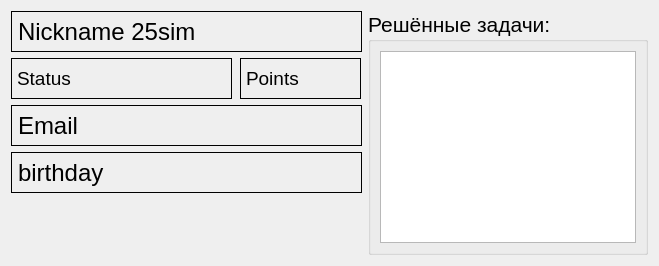
          <widget class="QWidget" name="ProfilePage">
           <attribute name="title">
            <string>Профиль</string>
           </attribute>
           <layout class="QGridLayout" name="gridLayout_4">
            <item row="1" column="1">
             <widget class="QLabel" name="Points">
              <property name="maximumSize">
               <size>
                <width>121</width>
                <height>41</height>
               </size>
              </property>
              <property name="font">
               <font>
                <pointsize>14</pointsize>
               </font>
              </property>
              <property name="toolTip">
               <string>Баллы</string>
              </property>
              <property name="frameShape">
               <enum>QFrame::Box</enum>
              </property>
              <property name="text">
               <string>Points</string>
              </property>
             </widget>
            </item>
            <item row="2" column="0" colspan="2">
             <widget class="QLabel" name="Email">
              <property name="maximumSize">
               <size>
                <width>351</width>
                <height>41</height>
               </size>
              </property>
              <property name="font">
               <font>
                <pointsize>18</pointsize>
               </font>
              </property>
              <property name="toolTip">
               <string>Электронный адрес</string>
              </property>
              <property name="frameShape">
               <enum>QFrame::Box</enum>
              </property>
              <property name="text">
               <string>Email</string>
              </property>
              <property name="textFormat">
               <enum>Qt::PlainText</enum>
              </property>
             </widget>
            </item>
            <item row="0" column="0" colspan="2">
             <widget class="QLabel" name="Nickname">
              <property name="minimumSize">
               <size>
                <width>351</width>
                <height>41</height>
               </size>
              </property>
              <property name="maximumSize">
               <size>
                <width>351</width>
                <height>41</height>
               </size>
              </property>
              <property name="sizeIncrement">
               <size>
                <width>351</width>
                <height>41</height>
               </size>
              </property>
              <property name="baseSize">
               <size>
                <width>351</width>
                <height>41</height>
               </size>
              </property>
              <property name="font">
               <font>
                <pointsize>18</pointsize>
               </font>
              </property>
              <property name="toolTip">
               <string>Имя</string>
              </property>
              <property name="frameShape">
               <enum>QFrame::Box</enum>
              </property>
              <property name="text">
               <string>Nickname 25sim</string>
              </property>
              <property name="textFormat">
               <enum>Qt::PlainText</enum>
              </property>
             </widget>
            </item>
            <item row="1" column="0">
             <widget class="QLabel" name="Status">
              <property name="maximumSize">
               <size>
                <width>221</width>
                <height>41</height>
               </size>
              </property>
              <property name="sizeIncrement">
               <size>
                <width>221</width>
                <height>21</height>
               </size>
              </property>
              <property name="font">
               <font>
                <pointsize>14</pointsize>
               </font>
              </property>
              <property name="toolTip">
               <string>Статус</string>
              </property>
              <property name="frameShape">
               <enum>QFrame::Box</enum>
              </property>
              <property name="text">
               <string>Status</string>
              </property>
             </widget>
            </item>
            <item row="0" column="2" rowspan="5">
             <widget class="QGroupBox" name="groupBox_4">
              <property name="font">
               <font>
                <pointsize>16</pointsize>
               </font>
              </property>
              <property name="title">
               <string>Решённые задачи:</string>
              </property>
              <layout class="QGridLayout" name="gridLayout_5">
               <item row="0" column="0">
                <widget class="QListView" name="decidedTasks"/>
               </item>
              </layout>
             </widget>
            </item>
            <item row="3" column="0" colspan="2">
             <widget class="QLabel" name="labelBD">
              <property name="maximumSize">
               <size>
                <width>351</width>
                <height>41</height>
               </size>
              </property>
              <property name="font">
               <font>
                <pointsize>18</pointsize>
               </font>
              </property>
              <property name="toolTip">
               <string>День рождения</string>
              </property>
              <property name="frameShape">
               <enum>QFrame::Box</enum>
              </property>
              <property name="text">
               <string>birthday</string>
              </property>
              <property name="textFormat">
               <enum>Qt::PlainText</enum>
              </property>
             </widget>
            </item>
           </layout>
          </widget>
